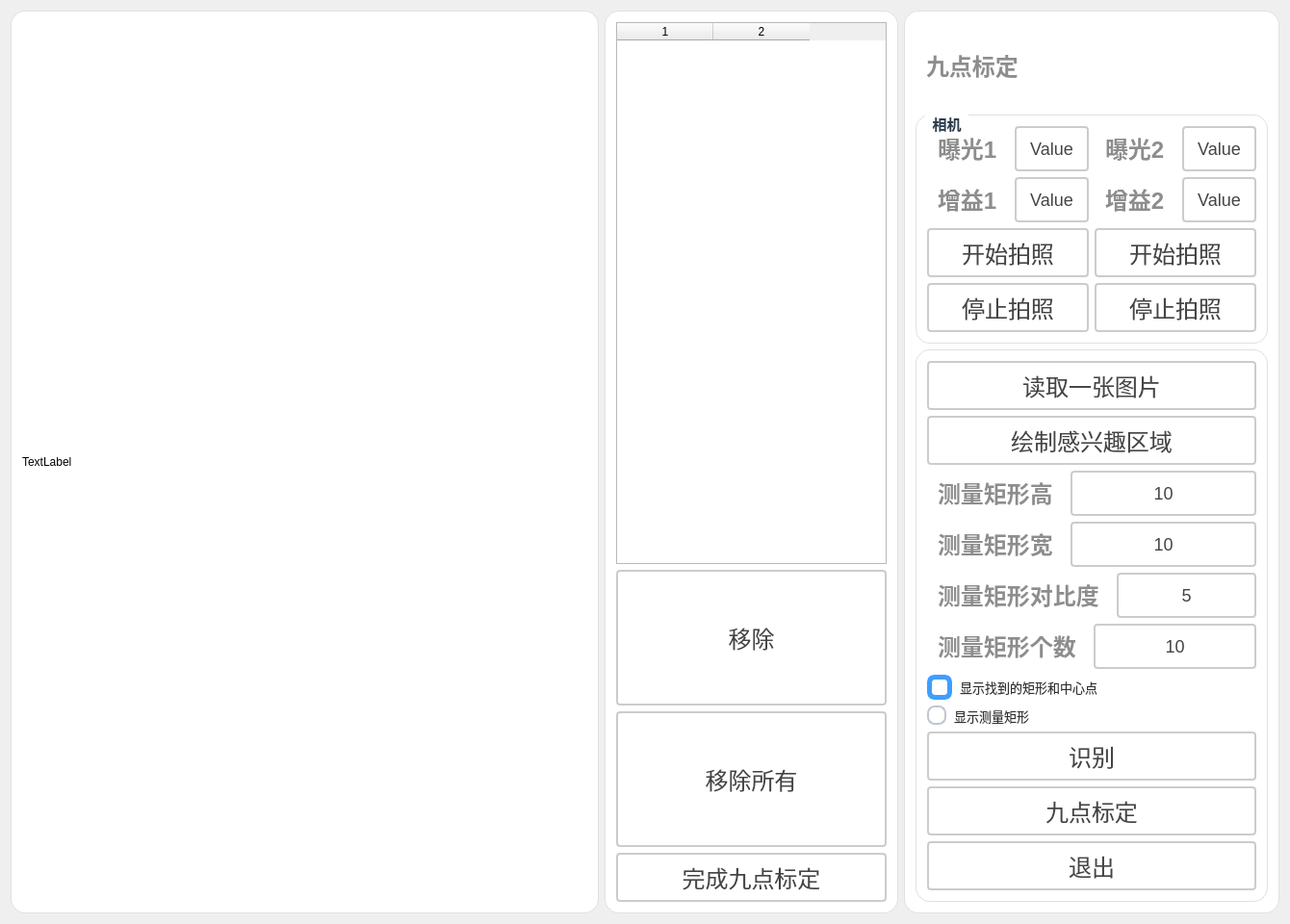
<?xml version="1.0" encoding="UTF-8"?>
<ui version="4.0">
 <class>DlgJiudianbiaodingClass</class>
 <widget class="QDialog" name="DlgJiudianbiaodingClass">
  <property name="geometry">
   <rect>
    <x>0</x>
    <y>0</y>
    <width>1340</width>
    <height>960</height>
   </rect>
  </property>
  <property name="windowTitle">
   <string>DlgJiudianbiaoding</string>
  </property>
  <layout class="QGridLayout" name="gridLayout_4">
   <item row="0" column="0">
    <layout class="QHBoxLayout" name="horizontalLayout" stretch="2,1,1">
     <item>
      <widget class="QGroupBox" name="gBoix_ImageDisplay_2">
       <property name="styleSheet">
        <string notr="true">QGroupBox {
    font-size: 20px;
    font-weight: bold;
    background-color: rgb(255, 255, 255);
    border: 1px solid #e0e0e0;
    border-radius: 2px;
	border-radius: 15px
}

QGroupBox::title {
    subcontrol-origin: margin;
    left: 10px;
    padding: 0 5px;
    color: #2c3e50;
}</string>
       </property>
       <property name="title">
        <string/>
       </property>
       <layout class="QGridLayout" name="gridLayout_2">
        <item row="0" column="0">
         <widget class="QLabel" name="label_imgDisplay">
          <property name="sizePolicy">
           <sizepolicy hsizetype="Expanding" vsizetype="Expanding">
            <horstretch>0</horstretch>
            <verstretch>0</verstretch>
           </sizepolicy>
          </property>
          <property name="maximumSize">
           <size>
            <width>999</width>
            <height>999</height>
           </size>
          </property>
          <property name="text">
           <string>TextLabel</string>
          </property>
         </widget>
        </item>
       </layout>
      </widget>
     </item>
     <item>
      <widget class="QGroupBox" name="groupBox_3">
       <property name="styleSheet">
        <string notr="true">QGroupBox {
    font-size: 15px;
    font-weight: bold;
    background-color: rgb(255, 255, 255);
    border: 1px solid #e0e0e0;
    border-radius: 2px;
	border-radius: 15px
}

QGroupBox::title {
    subcontrol-origin: margin;
    left: 10px;
    padding: 0 5px;
    color: #2c3e50;
}</string>
       </property>
       <property name="title">
        <string/>
       </property>
       <layout class="QVBoxLayout" name="verticalLayout_6" stretch="0">
        <item>
         <layout class="QVBoxLayout" name="verticalLayout_4" stretch="3">
          <item>
           <layout class="QVBoxLayout" name="verticalLayout_5" stretch="4,1,1,0">
            <item>
             <widget class="QTableWidget" name="tabWidget_jiudianImages">
              <property name="frameShape">
               <enum>QFrame::Shape::StyledPanel</enum>
              </property>
              <property name="dragEnabled">
               <bool>false</bool>
              </property>
              <property name="rowCount">
               <number>0</number>
              </property>
              <property name="columnCount">
               <number>2</number>
              </property>
              <column/>
              <column/>
             </widget>
            </item>
            <item>
             <widget class="QPushButton" name="btn_remove">
              <property name="sizePolicy">
               <sizepolicy hsizetype="Expanding" vsizetype="Expanding">
                <horstretch>0</horstretch>
                <verstretch>0</verstretch>
               </sizepolicy>
              </property>
              <property name="styleSheet">
               <string notr="true">QPushButton {
    padding: 6px 14px;
    border: 2px solid #CCC;
    border-radius: 4px;
    background-color: white;
    color: #444;
    font-size: 24px; 
}

QPushButton:hover {
    border-color: #999;
    background-color: #F5F5F5;
}

QPushButton:pressed {
    border-color: #777;
    background-color: #EEE;
}</string>
              </property>
              <property name="text">
               <string>移除</string>
              </property>
             </widget>
            </item>
            <item>
             <widget class="QPushButton" name="btn_removeAll">
              <property name="sizePolicy">
               <sizepolicy hsizetype="Expanding" vsizetype="Expanding">
                <horstretch>0</horstretch>
                <verstretch>0</verstretch>
               </sizepolicy>
              </property>
              <property name="styleSheet">
               <string notr="true">QPushButton {
    padding: 6px 14px;
    border: 2px solid #CCC;
    border-radius: 4px;
    background-color: white;
    color: #444;
    font-size: 24px; 
}

QPushButton:hover {
    border-color: #999;
    background-color: #F5F5F5;
}

QPushButton:pressed {
    border-color: #777;
    background-color: #EEE;
}</string>
              </property>
              <property name="text">
               <string>移除所有</string>
              </property>
             </widget>
            </item>
            <item>
             <widget class="QPushButton" name="btn_wanchengjiudianbiaoding">
              <property name="styleSheet">
               <string notr="true">QPushButton {
    padding: 6px 14px;
    border: 2px solid #CCC;
    border-radius: 4px;
    background-color: white;
    color: #444;
    font-size: 24px; 
}

QPushButton:hover {
    border-color: #999;
    background-color: #F5F5F5;
}

QPushButton:pressed {
    border-color: #777;
    background-color: #EEE;
}</string>
              </property>
              <property name="text">
               <string>完成九点标定</string>
              </property>
             </widget>
            </item>
           </layout>
          </item>
         </layout>
        </item>
       </layout>
      </widget>
     </item>
     <item>
      <widget class="QGroupBox" name="gBox_infor_2">
       <property name="styleSheet">
        <string notr="true">QGroupBox {
    font-size: 15px;
    font-weight: bold;
    background-color: rgb(255, 255, 255);
    border: 1px solid #e0e0e0;
    border-radius: 2px;
	border-radius: 15px
}

QGroupBox::title {
    subcontrol-origin: margin;
    left: 10px;
    padding: 0 5px;
    color: #2c3e50;
}</string>
       </property>
       <property name="title">
        <string/>
       </property>
       <layout class="QGridLayout" name="gridLayout_3">
        <item row="0" column="0">
         <layout class="QVBoxLayout" name="verticalLayout_2" stretch="1,2,5">
          <item>
           <widget class="QLabel" name="label_10">
            <property name="styleSheet">
             <string notr="true">QLabel {
       font-size: 24px;        
       font-weight: bold;        
       color:  rgb(141, 141, 141);       
       padding: 5px 5px;     
       border-bottom: 2px solid #cccccc; 
    }</string>
            </property>
            <property name="text">
             <string>九点标定</string>
            </property>
            <property name="alignment">
             <set>Qt::AlignmentFlag::AlignLeading|Qt::AlignmentFlag::AlignLeft|Qt::AlignmentFlag::AlignVCenter</set>
            </property>
           </widget>
          </item>
          <item>
           <widget class="QGroupBox" name="groupBox_2">
            <property name="styleSheet">
             <string notr="true">QGroupBox {
    font-size: 15px;
    font-weight: bold;
    background-color: rgb(255, 255, 255);
    border: 1px solid #e0e0e0;
    border-radius: 2px;
	border-radius: 15px
}

QGroupBox::title {
    subcontrol-origin: margin;
    left: 10px;
    padding: 0 5px;
    color: #2c3e50;
}</string>
            </property>
            <property name="title">
             <string>相机</string>
            </property>
            <layout class="QGridLayout" name="gridLayout">
             <item row="0" column="0">
              <layout class="QHBoxLayout" name="horizontalLayout_2">
               <item>
                <layout class="QVBoxLayout" name="verticalLayout_3">
                 <item>
                  <layout class="QHBoxLayout" name="horizontalLayout_8">
                   <item>
                    <widget class="QLabel" name="label">
                     <property name="styleSheet">
                      <string notr="true">QLabel {
       font-size: 24px;        
       font-weight: bold;        
       color:  rgb(141, 141, 141);       
       padding: 5px 5px;     
       border-bottom: 2px solid #cccccc; 
    }</string>
                     </property>
                     <property name="text">
                      <string>曝光1</string>
                     </property>
                     <property name="alignment">
                      <set>Qt::AlignmentFlag::AlignLeading|Qt::AlignmentFlag::AlignLeft|Qt::AlignmentFlag::AlignVCenter</set>
                     </property>
                    </widget>
                   </item>
                   <item>
                    <widget class="QPushButton" name="btn_baoguang1">
                     <property name="sizePolicy">
                      <sizepolicy hsizetype="Expanding" vsizetype="Expanding">
                       <horstretch>0</horstretch>
                       <verstretch>0</verstretch>
                      </sizepolicy>
                     </property>
                     <property name="styleSheet">
                      <string notr="true">QPushButton {
    padding: 6px 14px;
    border: 2px solid #CCC;
    border-radius: 4px;
    background-color: white;
    color: #444;
    font-size: 18px; 
}

QPushButton:hover {
    border-color: #999;
    background-color: #F5F5F5;
}

QPushButton:pressed {
    border-color: #777;
    background-color: #EEE;
}</string>
                     </property>
                     <property name="text">
                      <string>Value</string>
                     </property>
                    </widget>
                   </item>
                  </layout>
                 </item>
                 <item>
                  <layout class="QHBoxLayout" name="horizontalLayout_14">
                   <item>
                    <widget class="QLabel" name="label_5">
                     <property name="styleSheet">
                      <string notr="true">QLabel {
       font-size: 24px;        
       font-weight: bold;        
       color:  rgb(141, 141, 141);       
       padding: 5px 5px;     
       border-bottom: 2px solid #cccccc; 
    }</string>
                     </property>
                     <property name="text">
                      <string>增益1</string>
                     </property>
                     <property name="alignment">
                      <set>Qt::AlignmentFlag::AlignLeading|Qt::AlignmentFlag::AlignLeft|Qt::AlignmentFlag::AlignVCenter</set>
                     </property>
                    </widget>
                   </item>
                   <item>
                    <widget class="QPushButton" name="btn_zengyi1">
                     <property name="sizePolicy">
                      <sizepolicy hsizetype="Expanding" vsizetype="Expanding">
                       <horstretch>0</horstretch>
                       <verstretch>0</verstretch>
                      </sizepolicy>
                     </property>
                     <property name="styleSheet">
                      <string notr="true">QPushButton {
    padding: 6px 14px;
    border: 2px solid #CCC;
    border-radius: 4px;
    background-color: white;
    color: #444;
    font-size: 18px; 
}

QPushButton:hover {
    border-color: #999;
    background-color: #F5F5F5;
}

QPushButton:pressed {
    border-color: #777;
    background-color: #EEE;
}</string>
                     </property>
                     <property name="text">
                      <string>Value</string>
                     </property>
                    </widget>
                   </item>
                  </layout>
                 </item>
                 <item>
                  <widget class="QPushButton" name="btn_startCamera1">
                   <property name="sizePolicy">
                    <sizepolicy hsizetype="Expanding" vsizetype="Expanding">
                     <horstretch>0</horstretch>
                     <verstretch>0</verstretch>
                    </sizepolicy>
                   </property>
                   <property name="styleSheet">
                    <string notr="true">QPushButton {
    padding: 6px 14px;
    border: 2px solid #CCC;
    border-radius: 4px;
    background-color: white;
    color: #444;
    font-size: 24px; 
}

QPushButton:hover {
    border-color: #999;
    background-color: #F5F5F5;
}

QPushButton:pressed {
    border-color: #777;
    background-color: #EEE;
}</string>
                   </property>
                   <property name="text">
                    <string>开始拍照</string>
                   </property>
                  </widget>
                 </item>
                 <item>
                  <widget class="QPushButton" name="btn_stopCamera1">
                   <property name="sizePolicy">
                    <sizepolicy hsizetype="Expanding" vsizetype="Expanding">
                     <horstretch>0</horstretch>
                     <verstretch>0</verstretch>
                    </sizepolicy>
                   </property>
                   <property name="styleSheet">
                    <string notr="true">QPushButton {
    padding: 6px 14px;
    border: 2px solid #CCC;
    border-radius: 4px;
    background-color: white;
    color: #444;
    font-size: 24px; 
}

QPushButton:hover {
    border-color: #999;
    background-color: #F5F5F5;
}

QPushButton:pressed {
    border-color: #777;
    background-color: #EEE;
}</string>
                   </property>
                   <property name="text">
                    <string>停止拍照</string>
                   </property>
                  </widget>
                 </item>
                </layout>
               </item>
               <item>
                <layout class="QVBoxLayout" name="verticalLayout_7">
                 <item>
                  <layout class="QHBoxLayout" name="horizontalLayout_13">
                   <item>
                    <widget class="QLabel" name="label_7">
                     <property name="styleSheet">
                      <string notr="true">QLabel {
       font-size: 24px;        
       font-weight: bold;        
       color:  rgb(141, 141, 141);       
       padding: 5px 5px;     
       border-bottom: 2px solid #cccccc; 
    }</string>
                     </property>
                     <property name="text">
                      <string>曝光2</string>
                     </property>
                     <property name="alignment">
                      <set>Qt::AlignmentFlag::AlignLeading|Qt::AlignmentFlag::AlignLeft|Qt::AlignmentFlag::AlignVCenter</set>
                     </property>
                    </widget>
                   </item>
                   <item>
                    <widget class="QPushButton" name="btn_baoguang2">
                     <property name="sizePolicy">
                      <sizepolicy hsizetype="Expanding" vsizetype="Expanding">
                       <horstretch>0</horstretch>
                       <verstretch>0</verstretch>
                      </sizepolicy>
                     </property>
                     <property name="styleSheet">
                      <string notr="true">QPushButton {
    padding: 6px 14px;
    border: 2px solid #CCC;
    border-radius: 4px;
    background-color: white;
    color: #444;
    font-size: 18px; 
}

QPushButton:hover {
    border-color: #999;
    background-color: #F5F5F5;
}

QPushButton:pressed {
    border-color: #777;
    background-color: #EEE;
}</string>
                     </property>
                     <property name="text">
                      <string>Value</string>
                     </property>
                    </widget>
                   </item>
                  </layout>
                 </item>
                 <item>
                  <layout class="QHBoxLayout" name="horizontalLayout_15">
                   <item>
                    <widget class="QLabel" name="label_8">
                     <property name="styleSheet">
                      <string notr="true">QLabel {
       font-size: 24px;        
       font-weight: bold;        
       color:  rgb(141, 141, 141);       
       padding: 5px 5px;     
       border-bottom: 2px solid #cccccc; 
    }</string>
                     </property>
                     <property name="text">
                      <string>增益2</string>
                     </property>
                     <property name="alignment">
                      <set>Qt::AlignmentFlag::AlignLeading|Qt::AlignmentFlag::AlignLeft|Qt::AlignmentFlag::AlignVCenter</set>
                     </property>
                    </widget>
                   </item>
                   <item>
                    <widget class="QPushButton" name="btn_zengyi2">
                     <property name="sizePolicy">
                      <sizepolicy hsizetype="Expanding" vsizetype="Expanding">
                       <horstretch>0</horstretch>
                       <verstretch>0</verstretch>
                      </sizepolicy>
                     </property>
                     <property name="styleSheet">
                      <string notr="true">QPushButton {
    padding: 6px 14px;
    border: 2px solid #CCC;
    border-radius: 4px;
    background-color: white;
    color: #444;
    font-size: 18px; 
}

QPushButton:hover {
    border-color: #999;
    background-color: #F5F5F5;
}

QPushButton:pressed {
    border-color: #777;
    background-color: #EEE;
}</string>
                     </property>
                     <property name="text">
                      <string>Value</string>
                     </property>
                    </widget>
                   </item>
                  </layout>
                 </item>
                 <item>
                  <widget class="QPushButton" name="btn_startCamera2">
                   <property name="sizePolicy">
                    <sizepolicy hsizetype="Expanding" vsizetype="Expanding">
                     <horstretch>0</horstretch>
                     <verstretch>0</verstretch>
                    </sizepolicy>
                   </property>
                   <property name="styleSheet">
                    <string notr="true">QPushButton {
    padding: 6px 14px;
    border: 2px solid #CCC;
    border-radius: 4px;
    background-color: white;
    color: #444;
    font-size: 24px; 
}

QPushButton:hover {
    border-color: #999;
    background-color: #F5F5F5;
}

QPushButton:pressed {
    border-color: #777;
    background-color: #EEE;
}</string>
                   </property>
                   <property name="text">
                    <string>开始拍照</string>
                   </property>
                  </widget>
                 </item>
                 <item>
                  <widget class="QPushButton" name="btn_stopCamera2">
                   <property name="sizePolicy">
                    <sizepolicy hsizetype="Expanding" vsizetype="Expanding">
                     <horstretch>0</horstretch>
                     <verstretch>0</verstretch>
                    </sizepolicy>
                   </property>
                   <property name="styleSheet">
                    <string notr="true">QPushButton {
    padding: 6px 14px;
    border: 2px solid #CCC;
    border-radius: 4px;
    background-color: white;
    color: #444;
    font-size: 24px; 
}

QPushButton:hover {
    border-color: #999;
    background-color: #F5F5F5;
}

QPushButton:pressed {
    border-color: #777;
    background-color: #EEE;
}</string>
                   </property>
                   <property name="text">
                    <string>停止拍照</string>
                   </property>
                  </widget>
                 </item>
                </layout>
               </item>
              </layout>
             </item>
            </layout>
           </widget>
          </item>
          <item>
           <widget class="QGroupBox" name="groupBox">
            <property name="styleSheet">
             <string notr="true">QGroupBox {
    font-size: 15px;
    font-weight: bold;
    background-color: rgb(255, 255, 255);
    border: 1px solid #e0e0e0;
    border-radius: 2px;
	border-radius: 15px
}

QGroupBox::title {
    subcontrol-origin: margin;
    left: 10px;
    padding: 0 5px;
    color: #2c3e50;
}</string>
            </property>
            <property name="title">
             <string/>
            </property>
            <layout class="QVBoxLayout" name="verticalLayout">
             <item>
              <widget class="QPushButton" name="btn_readImage">
               <property name="styleSheet">
                <string notr="true">QPushButton {
    padding: 6px 14px;
    border: 2px solid #CCC;
    border-radius: 4px;
    background-color: white;
    color: #444;
    font-size: 24px; 
}

QPushButton:hover {
    border-color: #999;
    background-color: #F5F5F5;
}

QPushButton:pressed {
    border-color: #777;
    background-color: #EEE;
}</string>
               </property>
               <property name="text">
                <string>读取一张图片</string>
               </property>
              </widget>
             </item>
             <item>
              <widget class="QPushButton" name="btn_paintRegion">
               <property name="styleSheet">
                <string notr="true">QPushButton {
    padding: 6px 14px;
    border: 2px solid #CCC;
    border-radius: 4px;
    background-color: white;
    color: #444;
    font-size: 24px; 
}

QPushButton:hover {
    border-color: #999;
    background-color: #F5F5F5;
}

QPushButton:pressed {
    border-color: #777;
    background-color: #EEE;
}</string>
               </property>
               <property name="text">
                <string>绘制感兴趣区域</string>
               </property>
              </widget>
             </item>
             <item>
              <layout class="QHBoxLayout" name="horizontalLayout_9">
               <item>
                <widget class="QLabel" name="label_2">
                 <property name="styleSheet">
                  <string notr="true">QLabel {
       font-size: 24px;        
       font-weight: bold;        
       color:  rgb(141, 141, 141);       
       padding: 5px 5px;     
       border-bottom: 2px solid #cccccc; 
    }</string>
                 </property>
                 <property name="text">
                  <string>测量矩形高</string>
                 </property>
                 <property name="alignment">
                  <set>Qt::AlignmentFlag::AlignLeading|Qt::AlignmentFlag::AlignLeft|Qt::AlignmentFlag::AlignVCenter</set>
                 </property>
                </widget>
               </item>
               <item>
                <widget class="QPushButton" name="btn_MeasureLength1">
                 <property name="sizePolicy">
                  <sizepolicy hsizetype="Expanding" vsizetype="Expanding">
                   <horstretch>0</horstretch>
                   <verstretch>0</verstretch>
                  </sizepolicy>
                 </property>
                 <property name="styleSheet">
                  <string notr="true">QPushButton {
    padding: 6px 14px;
    border: 2px solid #CCC;
    border-radius: 4px;
    background-color: white;
    color: #444;
    font-size: 18px; 
}

QPushButton:hover {
    border-color: #999;
    background-color: #F5F5F5;
}

QPushButton:pressed {
    border-color: #777;
    background-color: #EEE;
}</string>
                 </property>
                 <property name="text">
                  <string>10</string>
                 </property>
                </widget>
               </item>
              </layout>
             </item>
             <item>
              <layout class="QHBoxLayout" name="horizontalLayout_10">
               <item>
                <widget class="QLabel" name="label_3">
                 <property name="styleSheet">
                  <string notr="true">QLabel {
       font-size: 24px;        
       font-weight: bold;        
       color:  rgb(141, 141, 141);       
       padding: 5px 5px;     
       border-bottom: 2px solid #cccccc; 
    }</string>
                 </property>
                 <property name="text">
                  <string>测量矩形宽</string>
                 </property>
                 <property name="alignment">
                  <set>Qt::AlignmentFlag::AlignLeading|Qt::AlignmentFlag::AlignLeft|Qt::AlignmentFlag::AlignVCenter</set>
                 </property>
                </widget>
               </item>
               <item>
                <widget class="QPushButton" name="btn_MeasureLength2">
                 <property name="sizePolicy">
                  <sizepolicy hsizetype="Expanding" vsizetype="Expanding">
                   <horstretch>0</horstretch>
                   <verstretch>0</verstretch>
                  </sizepolicy>
                 </property>
                 <property name="styleSheet">
                  <string notr="true">QPushButton {
    padding: 6px 14px;
    border: 2px solid #CCC;
    border-radius: 4px;
    background-color: white;
    color: #444;
    font-size: 18px; 
}

QPushButton:hover {
    border-color: #999;
    background-color: #F5F5F5;
}

QPushButton:pressed {
    border-color: #777;
    background-color: #EEE;
}</string>
                 </property>
                 <property name="text">
                  <string>10</string>
                 </property>
                </widget>
               </item>
              </layout>
             </item>
             <item>
              <layout class="QHBoxLayout" name="horizontalLayout_11">
               <item>
                <widget class="QLabel" name="label_4">
                 <property name="styleSheet">
                  <string notr="true">QLabel {
       font-size: 24px;        
       font-weight: bold;        
       color:  rgb(141, 141, 141);       
       padding: 5px 5px;     
       border-bottom: 2px solid #cccccc; 
    }</string>
                 </property>
                 <property name="text">
                  <string>测量矩形对比度</string>
                 </property>
                 <property name="alignment">
                  <set>Qt::AlignmentFlag::AlignLeading|Qt::AlignmentFlag::AlignLeft|Qt::AlignmentFlag::AlignVCenter</set>
                 </property>
                </widget>
               </item>
               <item>
                <widget class="QPushButton" name="btn_Threshold">
                 <property name="sizePolicy">
                  <sizepolicy hsizetype="Expanding" vsizetype="Expanding">
                   <horstretch>0</horstretch>
                   <verstretch>0</verstretch>
                  </sizepolicy>
                 </property>
                 <property name="styleSheet">
                  <string notr="true">QPushButton {
    padding: 6px 14px;
    border: 2px solid #CCC;
    border-radius: 4px;
    background-color: white;
    color: #444;
    font-size: 18px; 
}

QPushButton:hover {
    border-color: #999;
    background-color: #F5F5F5;
}

QPushButton:pressed {
    border-color: #777;
    background-color: #EEE;
}</string>
                 </property>
                 <property name="text">
                  <string>5</string>
                 </property>
                </widget>
               </item>
              </layout>
             </item>
             <item>
              <layout class="QHBoxLayout" name="horizontalLayout_12">
               <item>
                <widget class="QLabel" name="label_6">
                 <property name="styleSheet">
                  <string notr="true">QLabel {
       font-size: 24px;        
       font-weight: bold;        
       color:  rgb(141, 141, 141);       
       padding: 5px 5px;     
       border-bottom: 2px solid #cccccc; 
    }</string>
                 </property>
                 <property name="text">
                  <string>测量矩形个数</string>
                 </property>
                 <property name="alignment">
                  <set>Qt::AlignmentFlag::AlignLeading|Qt::AlignmentFlag::AlignLeft|Qt::AlignmentFlag::AlignVCenter</set>
                 </property>
                </widget>
               </item>
               <item>
                <widget class="QPushButton" name="btn_num_measures">
                 <property name="sizePolicy">
                  <sizepolicy hsizetype="Expanding" vsizetype="Expanding">
                   <horstretch>0</horstretch>
                   <verstretch>0</verstretch>
                  </sizepolicy>
                 </property>
                 <property name="styleSheet">
                  <string notr="true">QPushButton {
    padding: 6px 14px;
    border: 2px solid #CCC;
    border-radius: 4px;
    background-color: white;
    color: #444;
    font-size: 18px; 
}

QPushButton:hover {
    border-color: #999;
    background-color: #F5F5F5;
}

QPushButton:pressed {
    border-color: #777;
    background-color: #EEE;
}</string>
                 </property>
                 <property name="text">
                  <string>10</string>
                 </property>
                </widget>
               </item>
              </layout>
             </item>
             <item>
              <widget class="QRadioButton" name="rad_showfindrectangle">
               <property name="styleSheet">
                <string notr="true">QRadioButton {
    spacing: 8px;
    color: #333333;
    font-size: 13px;
    background: transparent;
}

QRadioButton::indicator {
    width: 16px;
    height: 16px;
    border: 2px solid #BFC7D1;
    border-radius: 8px;
    background: #FFFFFF;
}

QRadioButton::indicator:hover {
    border-color: #409EFF;
}

QRadioButton::indicator:checked {
    border: 5px solid #409EFF;
    background: #FFFFFF;
}

QRadioButton:disabled {
    color: #A8B0B8;
}

QRadioButton::indicator:disabled {
    border-color: #D5DBE3;
    background: #F3F5F7;
}</string>
               </property>
               <property name="text">
                <string>显示找到的矩形和中心点</string>
               </property>
               <property name="checked">
                <bool>true</bool>
               </property>
              </widget>
             </item>
             <item>
              <widget class="QRadioButton" name="rad_showrectangle">
               <property name="styleSheet">
                <string notr="true">QRadioButton {
    spacing: 8px;
    color: #333333;
    font-size: 13px;
    background: transparent;
}

QRadioButton::indicator {
    width: 16px;
    height: 16px;
    border: 2px solid #BFC7D1;
    border-radius: 8px;
    background: #FFFFFF;
}

QRadioButton::indicator:hover {
    border-color: #409EFF;
}

QRadioButton::indicator:checked {
    border: 5px solid #409EFF;
    background: #FFFFFF;
}

QRadioButton:disabled {
    color: #A8B0B8;
}

QRadioButton::indicator:disabled {
    border-color: #D5DBE3;
    background: #F3F5F7;
}</string>
               </property>
               <property name="text">
                <string>显示测量矩形</string>
               </property>
              </widget>
             </item>
             <item>
              <widget class="QPushButton" name="btn_findRectangle">
               <property name="styleSheet">
                <string notr="true">QPushButton {
    padding: 6px 14px;
    border: 2px solid #CCC;
    border-radius: 4px;
    background-color: white;
    color: #444;
    font-size: 24px; 
}

QPushButton:hover {
    border-color: #999;
    background-color: #F5F5F5;
}

QPushButton:pressed {
    border-color: #777;
    background-color: #EEE;
}</string>
               </property>
               <property name="text">
                <string>识别</string>
               </property>
              </widget>
             </item>
             <item>
              <widget class="QPushButton" name="btn_jiudianbiaoding">
               <property name="styleSheet">
                <string notr="true">QPushButton {
    padding: 6px 14px;
    border: 2px solid #CCC;
    border-radius: 4px;
    background-color: white;
    color: #444;
    font-size: 24px; 
}

QPushButton:hover {
    border-color: #999;
    background-color: #F5F5F5;
}

QPushButton:pressed {
    border-color: #777;
    background-color: #EEE;
}</string>
               </property>
               <property name="text">
                <string>九点标定</string>
               </property>
              </widget>
             </item>
             <item>
              <widget class="QPushButton" name="btn_exit">
               <property name="styleSheet">
                <string notr="true">QPushButton {
    padding: 6px 14px;
    border: 2px solid #CCC;
    border-radius: 4px;
    background-color: white;
    color: #444;
    font-size: 24px; 
}

QPushButton:hover {
    border-color: #999;
    background-color: #F5F5F5;
}

QPushButton:pressed {
    border-color: #777;
    background-color: #EEE;
}</string>
               </property>
               <property name="text">
                <string>退出</string>
               </property>
              </widget>
             </item>
            </layout>
           </widget>
          </item>
         </layout>
        </item>
       </layout>
      </widget>
     </item>
    </layout>
   </item>
  </layout>
 </widget>
 <layoutdefault spacing="6" margin="11"/>
 <resources/>
 <connections/>
</ui>
